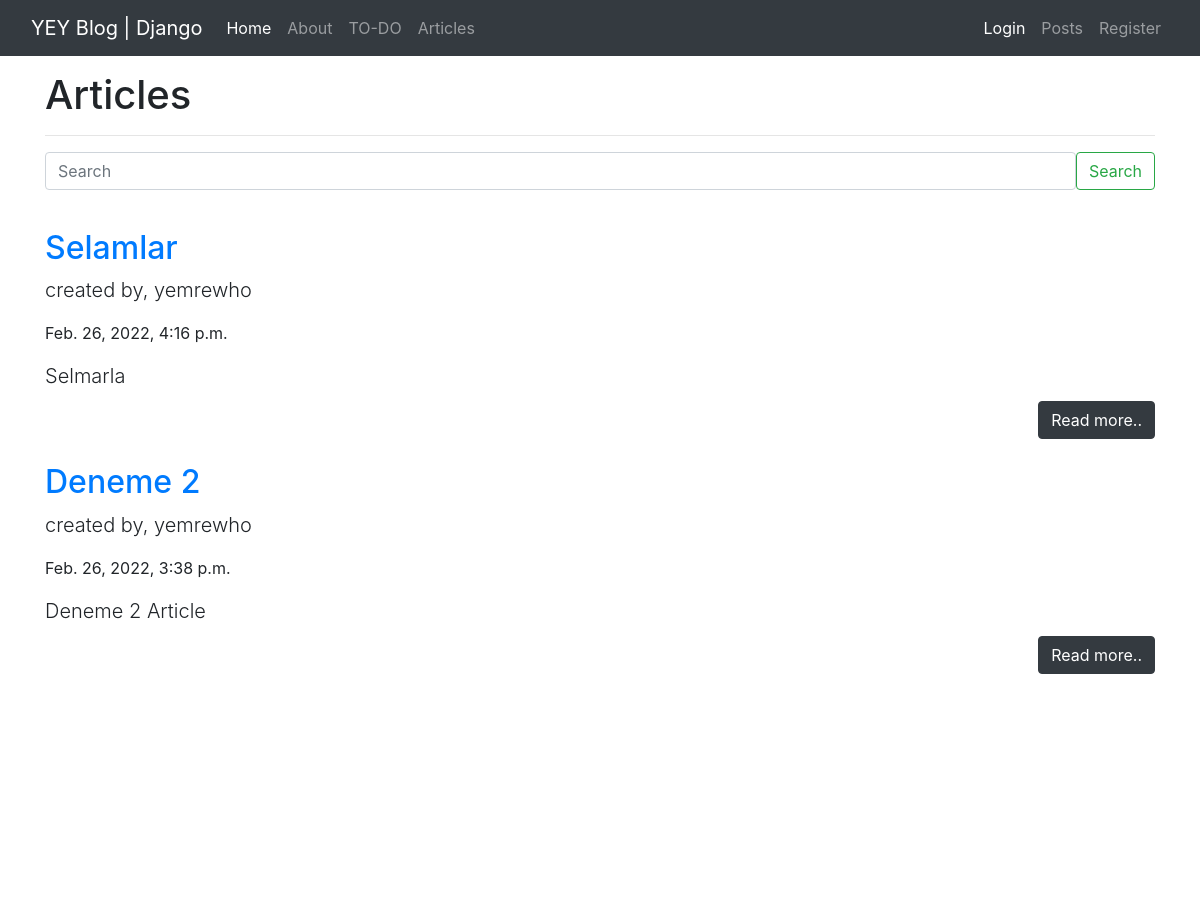
/articles/ (upper part), run on an earlier commit of the app's database.
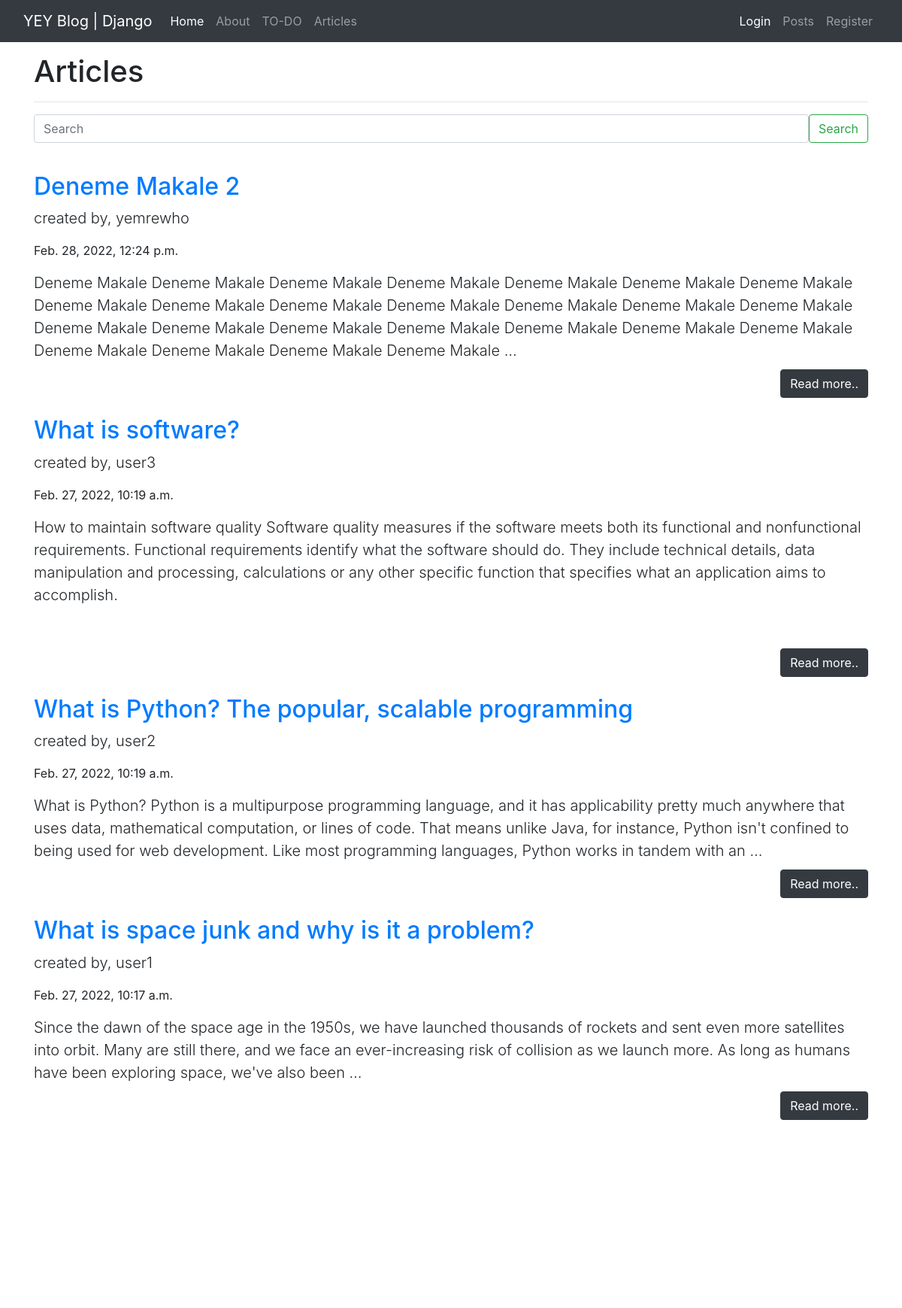
And on a later commit of the database.
### article/models.py (models this page shows, shortened)
class Article(models.Model):
    author = models.ForeignKey("auth.User",on_delete=models.CASCADE)
    title = models.CharField(max_length=50)
    content = models.TextField()
    date = models.DateTimeField(auto_now_add=True)
    class Meta:
        ordering = ['-date']

### article/views.py (the view)
# urls.py: path('',views.allArticle,name="allarticle"),
def allArticle(request):
    keyword = request.GET.get("keyword")
    if keyword:
        articles = Article.objects.filter(title__contains= keyword)
        context = {
            "articles":articles
        }
        return render(request,"article/articles.html",context)
    articles = Article.objects.all()
    context = {
        "articles":articles
    }
    return render(request,"article/articles.html",context)

### templates/article/articles.html (shortened to what this page needs)
{% extends 'layout.html' %}
{% block body %}
    <h1>Articles</h1>
    <hr>
    <div>
    <form class="d-flex" style="margin-bottom: 15px">
        <input name="keyword" class="form-control me-2" type="search" placeholder="Search" aria-label="Search">
        <button class="btn btn-outline-success" type="submit">Search</button>
    </form>
    </div>
    {% if articles %}
        {% for article in articles %}
            <div class="row">
                <div class="col-lg-12">
                    <a href="{% url 'article:detail' article.id %}" style="text-decoration: none">
                        <h2 class="mt-4"> {{ article.title }} </h2>
                    </a>
                    <p class="lead">
                        created by, {{ article.author.username }}
                    </p>
                    <p>
                        {{ article.date }}
                    </p>
                    <p class="lead">
                        {{ article.content|safe|truncatewords:50 }}
                        <a href="{% url 'article:detail' article.id %}">
                            <button type="button" class="btn btn-dark" style="float:right; margin-top:40px">Read more..</button>
                        </a>
                    </p>
                </div>
            </div>
        {% endfor %}
    {% else %}
        <div class="alert alert-danger">
            There is no article!
        </div>
    {% endif %}
{% endblock %}

What changed in the data, as far as the page shows it:
removed Article: title "Selamlar", author.username "yemrewho", date "Feb. 26, 2022, 4:16 p.m.", content "Selmarla"
removed Article: title "Deneme 2", author.username "yemrewho", date "Feb. 26, 2022, 3:38 p.m.", content "Deneme 2 Article"
added Article: title "Deneme Makale 2", author.username "yemrewho", date "Feb. 28, 2022, 12:24 p.m.", content "Deneme Makale Deneme Makale Deneme Makale Deneme Makale Deneme Makale Deneme Makale Deneme Makale Deneme Makale Deneme Makale Deneme Makale Deneme Makale Deneme Makale Deneme Makale Deneme Makale Deneme Makale Deneme Makale Deneme Makale Deneme Makale Deneme Makale Deneme Makale Deneme Makale Deneme Makale Deneme Makale Deneme Makale Deneme Makale …"
added Article: title "What is software?", author.username "user3", date "Feb. 27, 2022, 10:19 a.m.", content "How to maintain software quality Software quality measures if the software meets both its functional and nonfunctional requirements. Functional requirements identify what the software should do. They include technical details, data manipulation and processing, calculations or any other specific function that specifies what an application aims to accomplish."
added Article: title "What is Python? The popular, scalable programming", author.username "user2", date "Feb. 27, 2022, 10:19 a.m.", content "What is Python? Python is a multipurpose programming language, and it has applicability pretty much anywhere that uses data, mathematical computation, or lines of code. That means unlike Java, for instance, Python isn't confined to being used for web development. Like most programming languages, Python works in tandem with an …"
added Article: title "What is space junk and why is it a problem?", author.username "user1", date "Feb. 27, 2022, 10:17 a.m.", content "Since the dawn of the space age in the 1950s, we have launched thousands of rockets and sent even more satellites into orbit. Many are still there, and we face an ever-increasing risk of collision as we launch more. As long as humans have been exploring space, we've also been …"
